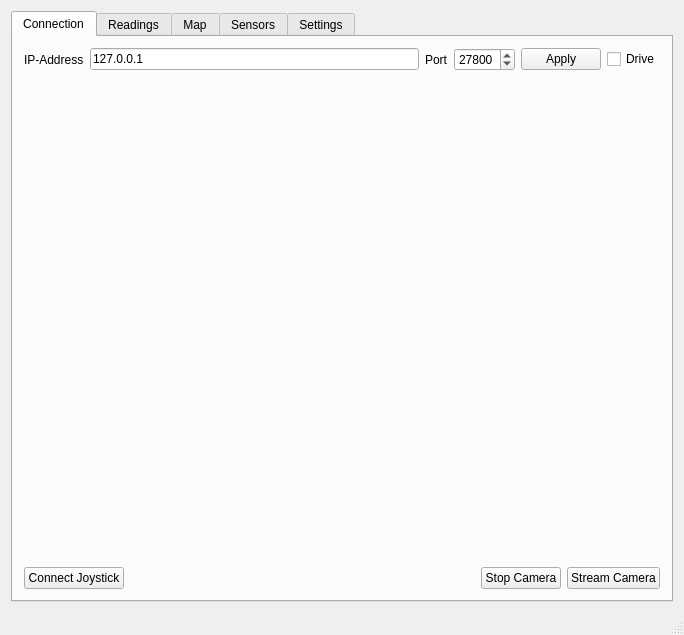
<?xml version="1.0" encoding="UTF-8"?>
<ui version="4.0">
 <class>MainWindow</class>
 <widget class="QMainWindow" name="MainWindow">
  <property name="geometry">
   <rect>
    <x>0</x>
    <y>0</y>
    <width>684</width>
    <height>635</height>
   </rect>
  </property>
  <property name="windowTitle">
   <string>MainWindow</string>
  </property>
  <widget class="QWidget" name="centralWidget">
   <layout class="QHBoxLayout" name="horizontalLayout">
    <item>
     <widget class="QTabWidget" name="tabWidget">
      <property name="currentIndex">
       <number>0</number>
      </property>
      <widget class="QWidget" name="tab">
       <attribute name="title">
        <string>Connection</string>
       </attribute>
       <layout class="QVBoxLayout" name="verticalLayout">
        <item>
         <layout class="QHBoxLayout" name="horizontalLayout_3">
          <item>
           <widget class="QLabel" name="label">
            <property name="text">
             <string>IP-Address</string>
            </property>
           </widget>
          </item>
          <item>
           <widget class="QLineEdit" name="ipAddressEdit">
            <property name="text">
             <string>127.0.0.1</string>
            </property>
           </widget>
          </item>
          <item>
           <widget class="QLabel" name="label_2">
            <property name="text">
             <string>Port</string>
            </property>
           </widget>
          </item>
          <item>
           <widget class="QSpinBox" name="portBox">
            <property name="maximum">
             <number>65535</number>
            </property>
            <property name="value">
             <number>27800</number>
            </property>
           </widget>
          </item>
          <item>
           <widget class="QPushButton" name="applyButton">
            <property name="text">
             <string>Apply</string>
            </property>
           </widget>
          </item>
          <item>
           <widget class="QCheckBox" name="sendJoystickCheckBox">
            <property name="text">
             <string>Drive</string>
            </property>
           </widget>
          </item>
         </layout>
        </item>
        <item>
         <widget class="Phonon::VideoWidget" name="videoWidget" native="true">
          <property name="sizePolicy">
           <sizepolicy hsizetype="Preferred" vsizetype="Expanding">
            <horstretch>0</horstretch>
            <verstretch>0</verstretch>
           </sizepolicy>
          </property>
         </widget>
        </item>
        <item>
         <layout class="QHBoxLayout" name="horizontalLayout_4">
          <item>
           <widget class="QPushButton" name="connectJoystickButton">
            <property name="text">
             <string>Connect Joystick</string>
            </property>
           </widget>
          </item>
          <item>
           <spacer name="horizontalSpacer">
            <property name="orientation">
             <enum>Qt::Horizontal</enum>
            </property>
            <property name="sizeHint" stdset="0">
             <size>
              <width>40</width>
              <height>20</height>
             </size>
            </property>
           </spacer>
          </item>
          <item>
           <widget class="QPushButton" name="stopCameraButton">
            <property name="text">
             <string>Stop Camera</string>
            </property>
           </widget>
          </item>
          <item>
           <widget class="QPushButton" name="connectCameraButton">
            <property name="text">
             <string>Stream Camera</string>
            </property>
           </widget>
          </item>
         </layout>
        </item>
       </layout>
      </widget>
      <widget class="QWidget" name="tab_3">
       <attribute name="title">
        <string>Readings</string>
       </attribute>
       <layout class="QVBoxLayout" name="verticalLayout_2">
        <item>
         <layout class="QGridLayout" name="gridLayout">
          <item row="0" column="0">
           <widget class="QLabel" name="label_3">
            <property name="text">
             <string>Motor Battery Voltage (V)</string>
            </property>
           </widget>
          </item>
          <item row="0" column="1">
           <widget class="QLCDNumber" name="vinLcd">
            <property name="minimumSize">
             <size>
              <width>0</width>
              <height>30</height>
             </size>
            </property>
            <property name="numDigits">
             <number>7</number>
            </property>
            <property name="digitCount">
             <number>7</number>
            </property>
            <property name="segmentStyle">
             <enum>QLCDNumber::Filled</enum>
            </property>
            <property name="value" stdset="0">
             <double>0.000000000000000</double>
            </property>
           </widget>
          </item>
          <item row="1" column="0">
           <widget class="QLabel" name="label_4">
            <property name="text">
             <string>Logic Battery Voltage (V)</string>
            </property>
           </widget>
          </item>
          <item row="1" column="1">
           <widget class="QLCDNumber" name="vlogLcd">
            <property name="minimumSize">
             <size>
              <width>0</width>
              <height>30</height>
             </size>
            </property>
            <property name="numDigits">
             <number>7</number>
            </property>
           </widget>
          </item>
          <item row="2" column="0">
           <widget class="QLabel" name="label_5">
            <property name="text">
             <string>Temperature (Deg C)</string>
            </property>
           </widget>
          </item>
          <item row="2" column="1">
           <widget class="QLCDNumber" name="tempLcd">
            <property name="minimumSize">
             <size>
              <width>0</width>
              <height>30</height>
             </size>
            </property>
            <property name="numDigits">
             <number>7</number>
            </property>
           </widget>
          </item>
          <item row="3" column="0">
           <widget class="QLabel" name="label_7">
            <property name="text">
             <string>Speed (m/s)</string>
            </property>
           </widget>
          </item>
          <item row="3" column="1">
           <widget class="QLCDNumber" name="speedLcd">
            <property name="minimumSize">
             <size>
              <width>0</width>
              <height>30</height>
             </size>
            </property>
            <property name="numDigits">
             <number>7</number>
            </property>
           </widget>
          </item>
         </layout>
        </item>
        <item>
         <spacer name="verticalSpacer">
          <property name="orientation">
           <enum>Qt::Vertical</enum>
          </property>
          <property name="sizeHint" stdset="0">
           <size>
            <width>20</width>
            <height>256</height>
           </size>
          </property>
         </spacer>
        </item>
        <item>
         <layout class="QGridLayout" name="gridLayout_2">
          <item row="0" column="0">
           <widget class="QLabel" name="label_8">
            <property name="text">
             <string>Motor Battery Charge (%)</string>
            </property>
           </widget>
          </item>
          <item row="0" column="1">
           <widget class="QProgressBar" name="vinBar">
            <property name="minimum">
             <number>12000</number>
            </property>
            <property name="maximum">
             <number>16800</number>
            </property>
            <property name="value">
             <number>12000</number>
            </property>
           </widget>
          </item>
          <item row="1" column="0">
           <widget class="QLabel" name="label_9">
            <property name="text">
             <string>Logic Battery Charge (%)</string>
            </property>
           </widget>
          </item>
          <item row="1" column="1">
           <widget class="QProgressBar" name="vlogBar">
            <property name="minimum">
             <number>6000</number>
            </property>
            <property name="maximum">
             <number>8400</number>
            </property>
            <property name="value">
             <number>6000</number>
            </property>
           </widget>
          </item>
         </layout>
        </item>
        <item>
         <layout class="QHBoxLayout" name="horizontalLayout_5">
          <item>
           <spacer name="horizontalSpacer_2">
            <property name="orientation">
             <enum>Qt::Horizontal</enum>
            </property>
            <property name="sizeHint" stdset="0">
             <size>
              <width>40</width>
              <height>20</height>
             </size>
            </property>
           </spacer>
          </item>
          <item>
           <widget class="QCheckBox" name="updateReadingskBox">
            <property name="text">
             <string>Update Readings</string>
            </property>
           </widget>
          </item>
         </layout>
        </item>
       </layout>
      </widget>
      <widget class="QWidget" name="tab_4">
       <attribute name="title">
        <string>Map</string>
       </attribute>
       <layout class="QVBoxLayout" name="verticalLayout_3">
        <item>
         <layout class="QHBoxLayout" name="horizontalLayout_6">
          <item>
           <widget class="QLabel" name="label_6">
            <property name="text">
             <string>X</string>
            </property>
           </widget>
          </item>
          <item>
           <widget class="QSpinBox" name="xPosSpinBox">
            <property name="minimum">
             <number>-10000</number>
            </property>
            <property name="maximum">
             <number>10000</number>
            </property>
           </widget>
          </item>
          <item>
           <widget class="QLabel" name="label_10">
            <property name="text">
             <string>Y</string>
            </property>
           </widget>
          </item>
          <item>
           <widget class="QSpinBox" name="yPosSpinBox">
            <property name="minimum">
             <number>-10000</number>
            </property>
            <property name="maximum">
             <number>10000</number>
            </property>
            <property name="value">
             <number>0</number>
            </property>
           </widget>
          </item>
          <item>
           <widget class="QLabel" name="label_11">
            <property name="text">
             <string>Alpha</string>
            </property>
           </widget>
          </item>
          <item>
           <widget class="QSpinBox" name="angleSpinBox">
            <property name="maximum">
             <number>359</number>
            </property>
           </widget>
          </item>
          <item>
           <spacer name="horizontalSpacer_3">
            <property name="orientation">
             <enum>Qt::Horizontal</enum>
            </property>
            <property name="sizeHint" stdset="0">
             <size>
              <width>40</width>
              <height>20</height>
             </size>
            </property>
           </spacer>
          </item>
          <item>
           <widget class="QPushButton" name="setPositionButton">
            <property name="text">
             <string>Set Position</string>
            </property>
           </widget>
          </item>
         </layout>
        </item>
        <item>
         <widget class="MapWidget" name="mapWidget" native="true">
          <property name="sizePolicy">
           <sizepolicy hsizetype="Preferred" vsizetype="Expanding">
            <horstretch>0</horstretch>
            <verstretch>0</verstretch>
           </sizepolicy>
          </property>
         </widget>
        </item>
        <item>
         <layout class="QHBoxLayout" name="horizontalLayout_7">
          <item>
           <spacer name="horizontalSpacer_4">
            <property name="orientation">
             <enum>Qt::Horizontal</enum>
            </property>
            <property name="sizeHint" stdset="0">
             <size>
              <width>40</width>
              <height>20</height>
             </size>
            </property>
           </spacer>
          </item>
          <item>
           <widget class="QCheckBox" name="updatePosBox">
            <property name="text">
             <string>Update position from car</string>
            </property>
           </widget>
          </item>
         </layout>
        </item>
       </layout>
      </widget>
      <widget class="QWidget" name="tab_5">
       <attribute name="title">
        <string>Sensors</string>
       </attribute>
       <layout class="QVBoxLayout" name="verticalLayout_4">
        <item>
         <layout class="QGridLayout" name="gridLayout_3">
          <item row="0" column="0">
           <widget class="QLabel" name="label_12">
            <property name="text">
             <string>Ultra 1</string>
            </property>
           </widget>
          </item>
          <item row="0" column="1">
           <widget class="QLCDNumber" name="sensor1Lcd">
            <property name="minimumSize">
             <size>
              <width>0</width>
              <height>25</height>
             </size>
            </property>
            <property name="baseSize">
             <size>
              <width>0</width>
              <height>0</height>
             </size>
            </property>
            <property name="mode">
             <enum>QLCDNumber::Hex</enum>
            </property>
           </widget>
          </item>
          <item row="0" column="2">
           <widget class="QProgressBar" name="sensor1Bar">
            <property name="maximum">
             <number>350</number>
            </property>
            <property name="value">
             <number>24</number>
            </property>
            <property name="format">
             <string>%v cm</string>
            </property>
           </widget>
          </item>
          <item row="1" column="0">
           <widget class="QLabel" name="label_13">
            <property name="text">
             <string>Ultra 2</string>
            </property>
           </widget>
          </item>
          <item row="1" column="1">
           <widget class="QLCDNumber" name="sensor2Lcd">
            <property name="minimumSize">
             <size>
              <width>0</width>
              <height>25</height>
             </size>
            </property>
            <property name="mode">
             <enum>QLCDNumber::Hex</enum>
            </property>
           </widget>
          </item>
          <item row="1" column="2">
           <widget class="QProgressBar" name="sensor2Bar">
            <property name="maximum">
             <number>350</number>
            </property>
            <property name="value">
             <number>24</number>
            </property>
            <property name="format">
             <string>%v cm</string>
            </property>
           </widget>
          </item>
          <item row="2" column="0">
           <widget class="QLabel" name="label_14">
            <property name="text">
             <string>Ultra 3</string>
            </property>
           </widget>
          </item>
          <item row="2" column="1">
           <widget class="QLCDNumber" name="sensor3Lcd">
            <property name="minimumSize">
             <size>
              <width>0</width>
              <height>25</height>
             </size>
            </property>
            <property name="mode">
             <enum>QLCDNumber::Hex</enum>
            </property>
           </widget>
          </item>
          <item row="2" column="2">
           <widget class="QProgressBar" name="sensor3Bar">
            <property name="maximum">
             <number>350</number>
            </property>
            <property name="value">
             <number>24</number>
            </property>
            <property name="format">
             <string>%v cm</string>
            </property>
           </widget>
          </item>
         </layout>
        </item>
        <item>
         <spacer name="verticalSpacer_2">
          <property name="orientation">
           <enum>Qt::Vertical</enum>
          </property>
          <property name="sizeHint" stdset="0">
           <size>
            <width>20</width>
            <height>425</height>
           </size>
          </property>
         </spacer>
        </item>
        <item>
         <layout class="QGridLayout" name="gridLayout_4">
          <item row="0" column="0">
           <widget class="QLabel" name="label_15">
            <property name="text">
             <string>IR 1</string>
            </property>
           </widget>
          </item>
          <item row="0" column="1">
           <widget class="QProgressBar" name="sensor1Bar_ir">
            <property name="maximum">
             <number>1023</number>
            </property>
            <property name="value">
             <number>24</number>
            </property>
            <property name="format">
             <string>%v</string>
            </property>
           </widget>
          </item>
          <item row="1" column="0">
           <widget class="QLabel" name="label_16">
            <property name="text">
             <string>IR 2</string>
            </property>
           </widget>
          </item>
          <item row="1" column="1">
           <widget class="QProgressBar" name="sensor2Bar_ir">
            <property name="maximum">
             <number>1023</number>
            </property>
            <property name="value">
             <number>24</number>
            </property>
            <property name="format">
             <string>%v</string>
            </property>
           </widget>
          </item>
          <item row="2" column="0">
           <widget class="QLabel" name="label_17">
            <property name="text">
             <string>IR 3</string>
            </property>
           </widget>
          </item>
          <item row="2" column="1">
           <widget class="QProgressBar" name="sensor3Bar_ir">
            <property name="maximum">
             <number>1023</number>
            </property>
            <property name="value">
             <number>24</number>
            </property>
            <property name="format">
             <string>%v</string>
            </property>
           </widget>
          </item>
         </layout>
        </item>
        <item>
         <layout class="QHBoxLayout" name="horizontalLayout_8">
          <item>
           <spacer name="horizontalSpacer_5">
            <property name="orientation">
             <enum>Qt::Horizontal</enum>
            </property>
            <property name="sizeHint" stdset="0">
             <size>
              <width>40</width>
              <height>20</height>
             </size>
            </property>
           </spacer>
          </item>
          <item>
           <widget class="QCheckBox" name="sensorUpdatekBox">
            <property name="text">
             <string>Update Sensors</string>
            </property>
           </widget>
          </item>
         </layout>
        </item>
       </layout>
      </widget>
      <widget class="QWidget" name="tab_2">
       <attribute name="title">
        <string>Settings</string>
       </attribute>
       <layout class="QHBoxLayout" name="horizontalLayout_2">
        <item>
         <widget class="SettingsWidget" name="settingsWidget" native="true"/>
        </item>
       </layout>
      </widget>
     </widget>
    </item>
   </layout>
  </widget>
  <widget class="QMenuBar" name="menuBar">
   <property name="geometry">
    <rect>
     <x>0</x>
     <y>0</y>
     <width>684</width>
     <height>25</height>
    </rect>
   </property>
  </widget>
  <widget class="QStatusBar" name="statusBar"/>
 </widget>
 <layoutdefault spacing="6" margin="11"/>
 <customwidgets>
  <customwidget>
   <class>SettingsWidget</class>
   <extends>QWidget</extends>
   <header>settingswidget.h</header>
   <container>1</container>
  </customwidget>
  <customwidget>
   <class>Phonon::VideoWidget</class>
   <extends>QWidget</extends>
   <header location="global">phonon_videowidget.h</header>
   <container>1</container>
  </customwidget>
  <customwidget>
   <class>MapWidget</class>
   <extends>QWidget</extends>
   <header>mapwidget.h</header>
   <container>1</container>
  </customwidget>
 </customwidgets>
 <resources/>
 <connections/>
</ui>
